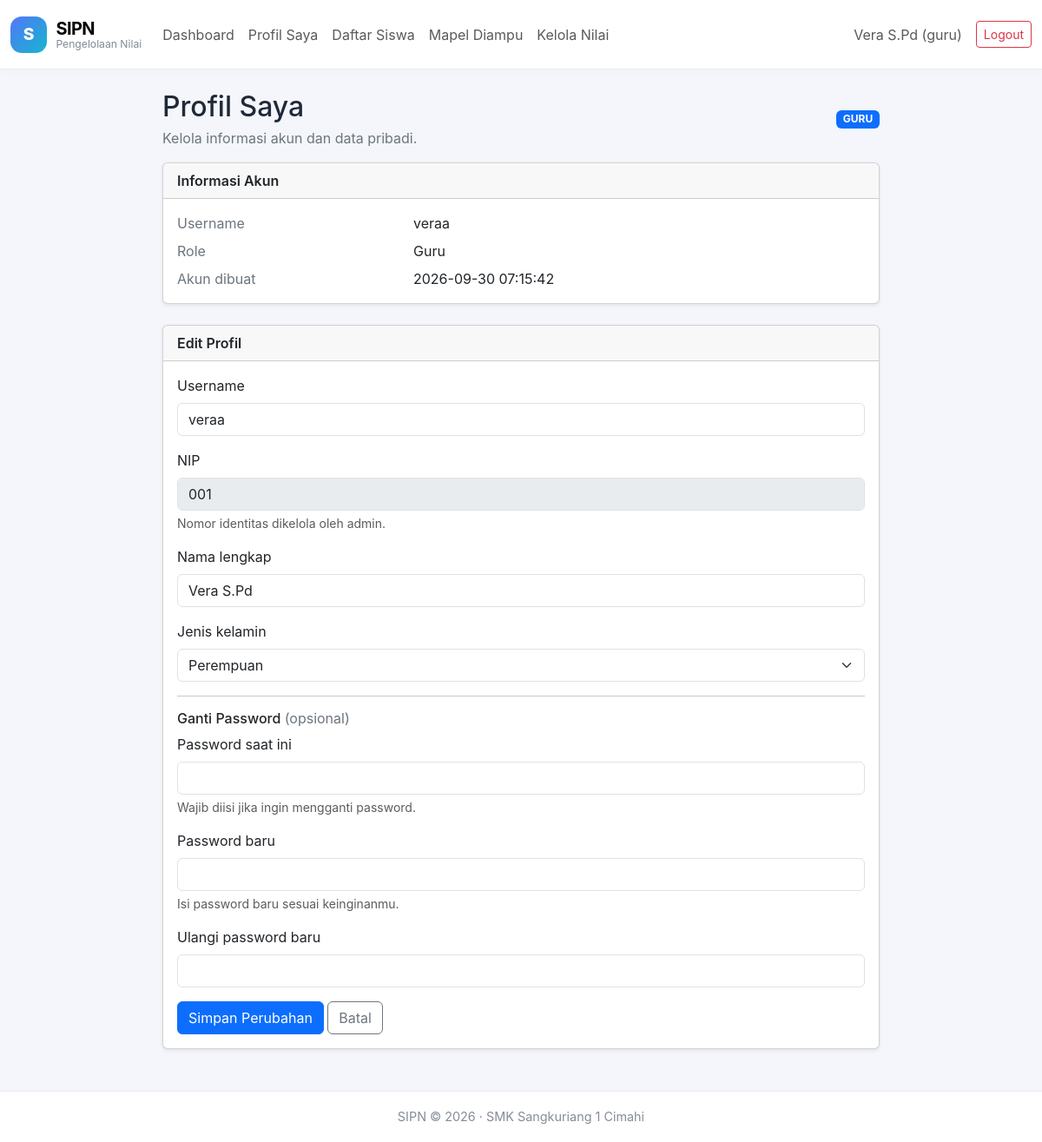
The page /profil.php (signed in) on the database its author committed.
### tables this page shows
CREATE TABLE `users` (
  `id` int(11) NOT NULL,
  `username` varchar(50) NOT NULL,
  `password` varchar(255) NOT NULL,
  `role` enum('admin','guru','siswa') NOT NULL,
  `created_at` timestamp NOT NULL DEFAULT current_timestamp()
);

CREATE TABLE `guru` (
  `id` int(11) NOT NULL,
  `nip` varchar(20) NOT NULL,
  `nama` varchar(100) NOT NULL,
  `jenis_kelamin` enum('L','P') NOT NULL,
  `user_id` int(11) NOT NULL
);

### koneksi.php (called while the page is built, shortened)
<?php
function e($teks)
{
    return htmlspecialchars((string)$teks, ENT_QUOTES, 'UTF-8');
}
function siapkan($koneksi, $sql, $types = "", ...$params)
{
    $stmt = mysqli_prepare($koneksi, $sql);
    if ($types !== "") {
        mysqli_stmt_bind_param($stmt, $types, ...$params);
    }
    if (!mysqli_stmt_execute($stmt)) {
        mysqli_stmt_close($stmt);
        return false;
    }
    return $stmt;
}
function ambil_satu($koneksi, $sql, $types = "", ...$params)
{
    $stmt = siapkan($koneksi, $sql, $types, ...$params);
    $hasil = mysqli_stmt_get_result($stmt);
    $data = $hasil ? mysqli_fetch_assoc($hasil) : null;
    return $data;
}
?>

### profil.php (the view, shortened to what this page needs)
<?php
require_once "koneksi.php";
$user_id = (int)$_SESSION['id'];
$role = $_SESSION['role'] ?? '';
$user = ambil_satu($koneksi, "SELECT id, username, role, created_at FROM users WHERE id = ?", "i", $user_id);
$profil = null;
if ($role === 'guru') {
    $profil = ambil_satu($koneksi, "SELECT nip AS nomor, nama, jenis_kelamin FROM guru WHERE user_id = ?", "i", $user_id);
} elseif ($role === 'siswa') {
    $profil = ambil_satu($koneksi, "SELECT nis AS nomor, nama, kelas, jenis_kelamin FROM siswa WHERE user_id = ?", "i", $user_id);
}
require "navbar.php";
?>
<div class="container mt-4 mb-5" style="max-width:850px">
  <div class="d-flex flex-wrap justify-content-between align-items-center gap-2 mb-3">
    <div><h1 class="h2 mb-1">Profil Saya</h1><p class="text-secondary mb-0">Kelola informasi akun dan data pribadi.</p></div>
    <span class="badge text-bg-primary text-uppercase"><?= e($role) ?></span>
  </div>
  <div class="card shadow-sm mb-4"><div class="card-header fw-semibold">Informasi Akun</div><div class="card-body">
    <div class="row mb-2"><div class="col-sm-4 text-secondary">Username</div><div class="col-sm-8"><?= e($user['username']) ?></div></div>
    <div class="row mb-2"><div class="col-sm-4 text-secondary">Role</div><div class="col-sm-8 text-capitalize"><?= e($role) ?></div></div>
    <div class="row"><div class="col-sm-4 text-secondary">Akun dibuat</div><div class="col-sm-8"><?= e($user['created_at'] ?? '-') ?></div></div>
  </div></div>
  <div class="card shadow-sm"><div class="card-header fw-semibold">Edit Profil</div><div class="card-body">
    <form action="aksi_profil.php" method="post">
      <div class="mb-3"><label class="form-label" for="username">Username</label><input class="form-control" id="username" name="username" maxlength="50" value="<?= e($user['username']) ?>" required></div>
      <?php if ($role === 'guru' || $role === 'siswa'): ?>
      <div class="mb-3"><label class="form-label" for="nomor"><?= $role === 'guru' ? 'NIP' : 'NIS' ?></label><input class="form-control" id="nomor" value="<?= e($profil['nomor'] ?? '') ?>" disabled><div class="form-text">Nomor identitas dikelola oleh admin.</div></div>
      <div class="mb-3"><label class="form-label" for="nama">Nama lengkap</label><input class="form-control" id="nama" name="nama" maxlength="100" value="<?= e($profil['nama'] ?? '') ?>" required></div>
      <div class="mb-3"><label class="form-label" for="jenis_kelamin">Jenis kelamin</label><select class="form-select" id="jenis_kelamin" name="jenis_kelamin" required><option value="L" <?= ($profil['jenis_kelamin'] ?? '') === 'L' ? 'selected' : '' ?>>Laki-laki</option><option value="P" <?= ($profil['jenis_kelamin'] ?? '') === 'P' ? 'selected' : '' ?>>Perempuan</option></select></div>
      <?php endif; ?>
      <hr><h2 class="h6">Ganti Password <span class="text-secondary fw-normal">(opsional)</span></h2>
      <div class="mb-3"><label class="form-label" for="password_lama">Password saat ini</label><input class="form-control" type="password" id="password_lama" name="password_lama" autocomplete="current-password"><div class="form-text">Wajib diisi jika ingin mengganti password.</div></div>
      <div class="mb-3"><label class="form-label" for="password_baru">Password baru</label><input class="form-control" type="password" id="password_baru" name="password_baru" autocomplete="new-password"><div class="form-text">Isi password baru sesuai keinginanmu.</div></div>
      <div class="mb-3"><label class="form-label" for="konfirmasi_password">Ulangi password baru</label><input class="form-control" type="password" id="konfirmasi_password" name="konfirmasi_password" autocomplete="new-password"></div>
      <button class="btn btn-primary" type="submit">Simpan Perubahan</button>
      <a class="btn btn-outline-secondary" href="dashboard.php">Batal</a>
    </form>
  </div></div>
</div>
<?php require "footer.php"; ?>

### sipn.css (style rules this page uses)
:root { --sipn-bg:#f4f6fb;--sipn-ink:#202938;--sipn-muted:#7c8492;--sipn-border:#e8ebf2;--sipn-shadow:0 5px 18px rgba(30,41,59,.055) }
body { background:var(--sipn-bg);color:var(--sipn-ink);font-family:Inter,ui-sans-serif,system-ui,-apple-system,"Segoe UI",sans-serif }

### rows shown on the page
users: username "veraa", created_at "2026-09-30 07:15:42"
guru: nip "001", nama "Vera S.Pd", jenis_kelamin "Perempuan"

### other values the page prints
$nama_nav "Vera S.Pd"
$role_nav "guru"
$role "GURU"
$role "Guru"
